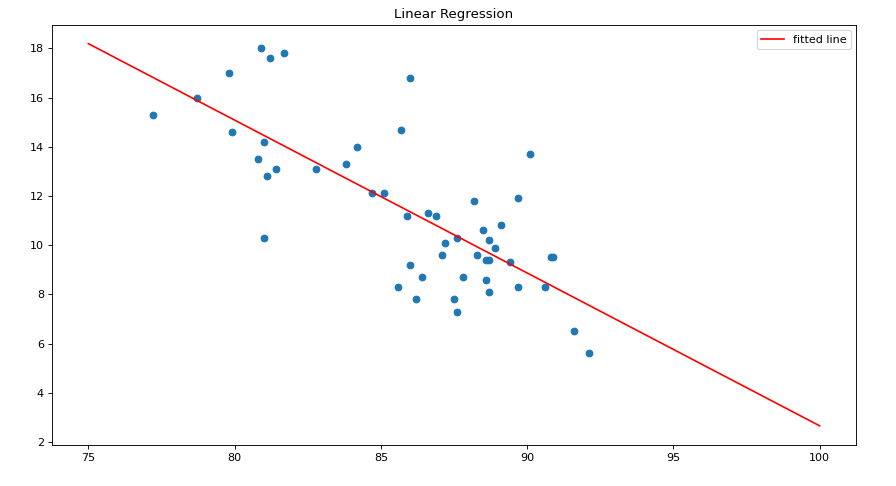

Source code (Python):
import csv
import numpy as np
import matplotlib.pyplot as plt
from scipy.stats import linregress

data = []

with open('states.csv', newline='') as file:
    reader = csv.reader(file)
    for elem in enumerate(reader):
        if elem[0] != 0:
            data.append([float(elem[1][3]), float(elem[1][4])])

data.sort()
data = np.array(data)

slope, intercept, r, p, std_err = linregress(data[:, 0], data[:, 1])

x = np.linspace(75, 100)
reg = lambda x: intercept + slope * x

plt.figure(figsize=(25, 10), dpi=80)
plt.scatter(data[:, 0], data[:, 1])
plt.title('Linear Regression')
plt.plot(x, reg(x), color='r', label='fitted line')
plt.legend()
plt.show()
